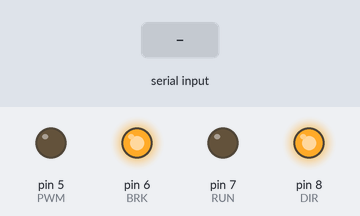
Recording of a sketch running on a simulated Arduino Uno, built with avr-gcc and run on an emulated ATmega328P. Shown: output pins drawn as LEDs (lit = HIGH). The test bench sets the inputs (shaded band).

Above: at 1.2 s.
1.3 s: "90,45\n" received over Serial
At 2.5 s:
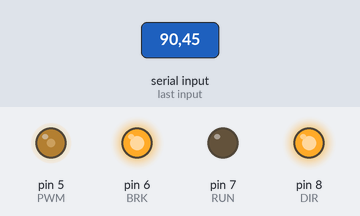
4.3 s: "200\n" received over Serial
At 6.7 s:
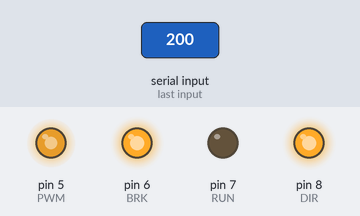
7.3 s: "30,150\n" received over Serial
At 10.2 s:
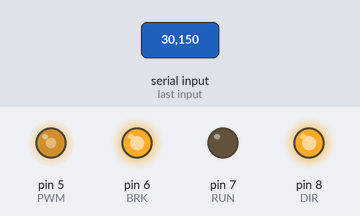
10.3 s: "90\n" received over Serial
At 12.5 s:
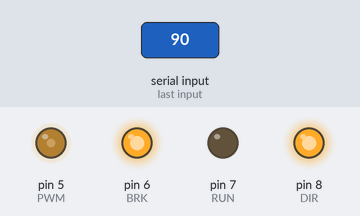
Timing chart, 0 to 16.5 s (numbered marks = the images above; inputs shaded):
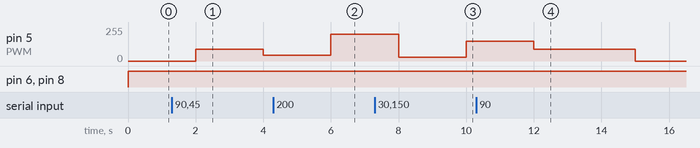

Measured:
- after the input at 1.3 s, pin 5 (PWM): 0/255 → 90/255 after 0.70 s, → 45/255 2.0 s later
- after the input at 4.3 s, pin 5 (PWM): 45/255 → 200/255 after 1.7 s
- after the input at 7.3 s, pin 5 (PWM): 200/255 → 30/255 after 0.70 s, → 150/255 2.0 s later
- after the input at 10.3 s, pin 5 (PWM): 150/255 → 90/255 after 1.7 s, → 0/255 3.0 s later

The sketch:

BLDC1_PWM.ino
```cpp
#include <PWM.h>
#define BRK 6
#define RUN 7
#define DIR 8
#define PWM 5 // possible PWM pin : 2 3 5 6 7 8 9 11 12
long input = 0;

void setup()
{
  Serial.begin(9600);
  pinMode(BRK, OUTPUT);
  pinMode(RUN, OUTPUT);
  pinMode(DIR, OUTPUT);
}
void loop()
{
  digitalWrite(RUN, LOW); //LOW : active
  digitalWrite(BRK, HIGH);
  digitalWrite(DIR, HIGH);

  if(Serial.available())
  {
    input = Serial.parseInt();
  }
  analogWrite(PWM, input);
    delay(2000);
}
```
